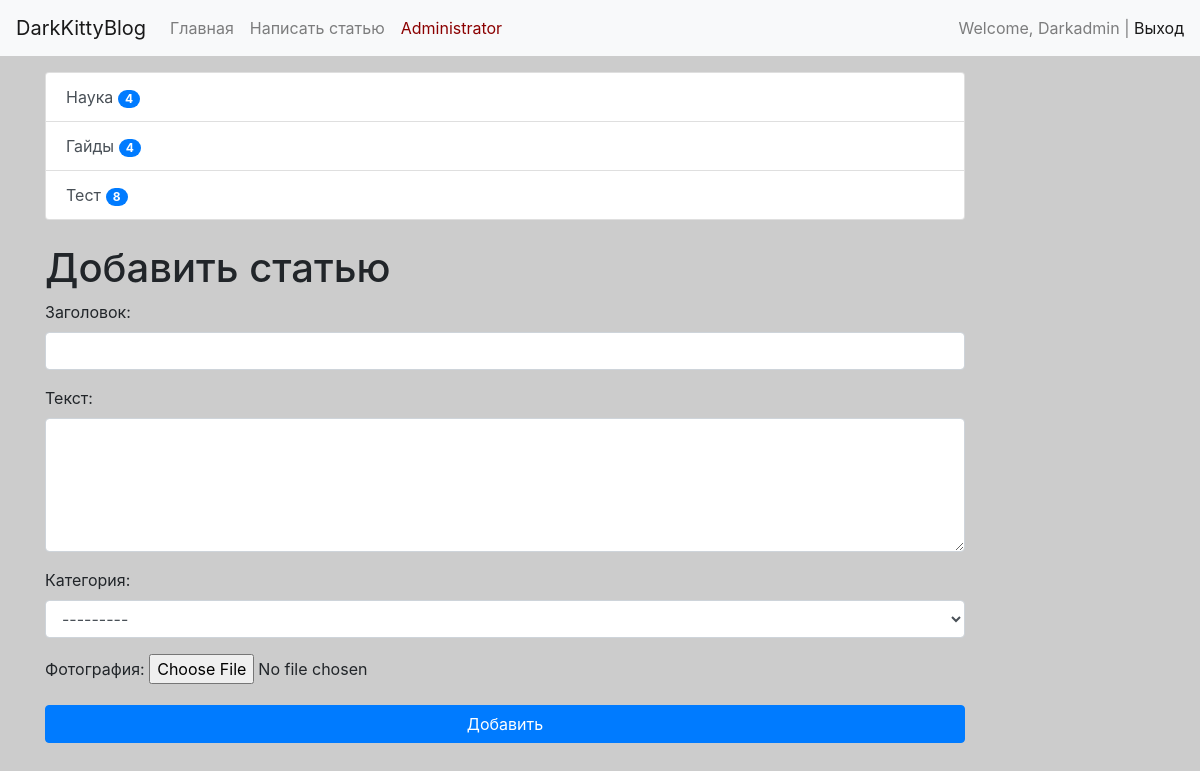
The page /blog/add-blog (signed in) on the database its author committed.
### api/models.py (models this page shows)
class Category(models.Model):
    title = models.CharField(max_length=150, db_index=True, verbose_name='Заголовок категории')
    quentity = models.IntegerField(default=1, verbose_name = 'Кол-во статей')
    def get_absolute_url(self):
        return reverse('category',kwargs={"category_id":self.pk})
    def __str__(self):
        return self.title
    class Meta:
        verbose_name = "Категория"
        verbose_name_plural = 'Категории'
        ordering = ['-quentity']

### api/views.py (the view)
# urls.py: path('blog/add-blog', CreateBlogPost.as_view(), name='add_blog'),
class CreateBlogPost(LoginRequiredMixin, CreateView):
    login_url = '/admin/'
    form_class = BlogForm
    template_name = 'api/add_blog.html'

### api/forms.py (shortened to what this page needs)
class BlogForm(forms.ModelForm):
    class Meta:
        model = Blog
        fields = ['title', 'content', 'category', 'photo']
        widgets = {
            'title': forms.TextInput(attrs={"class": "form-control"}),
            'content': forms.Textarea(attrs={"class": "form-control", "rows":5}),
            'category': forms.Select(attrs={"class": "form-control"}),
        }

### api/templatetags/blogtag.py (called while the page is built)
@register.inclusion_tag('api/list_categories.html')
def show_categories(arg1='Hello',arg2='World'):
    categories = Category.objects.annotate(cnt=Count('blog', filter=F('blog__category_id'))).filter(cnt__gt=0)
    return {"categories": categories,'arg1':arg1,'arg2':arg2,}

### api/templates/api/add_blog.html (shortened to what this page needs)
{% extends 'base.html' %}
{% block sidebar %}
{%  include 'inc/_sidebar.html' %}
{% endblock %}
{% block content %}
<h1>Добавить статью</h1>
<form action="{% url 'add_blog' %}" method="POST" enctype="multipart/form-data">
    {{ form.as_p }}
    <button type="submit" class="btn btn-primary btn-block">Добавить</button>
</form>
{% endblock %}

### templates/inc/_nav.html (shortened to what this page needs)
  <nav class="navbar navbar-expand-lg navbar-light bg-light">
  <a class="navbar-brand" href="https://github.com/Darkpuzzy">DarkKittyBlog</a>
  <div class="collapse navbar-collapse" id="navbarSupportedContent">
    <ul class="navbar-nav mr-auto">
      <li class="nav-item">
        <a class="nav-link" href="{% url 'home' %}">Главная</a>
      </li>
      {% if request.user.is_authenticated %}
        <li class="nav-item">
            <a class="nav-link" href="{% url 'add_blog' %}">Написать статью</a>
        </li>
        {% if request.user.is_superuser %}
          <li class="nav-item">
            <a class="nav-link" href="/admin/" style="color:#8B0000" >Administrator</a>
          </li>
        {% endif %}
      {% endif %}
    </ul>
    <span class="navbar-text">
      {% if request.user.is_authenticated %}
      Welcome, {{ user.username }} | <a href="{% url 'logout' %}">Выход</a>
      {% else %}
      <a href="{% url 'register' %}">Register</a> | <a href="{% url 'login' %}">Login</a>
      {% endif %}
    </span>
  </div>
</nav>

### api/templates/api/list_categories.html
<div class="list-group">
    {% for item in categories %}
    <a href="{{ item.get_absolute_url }}" class="list-group-item list-group-item-action">{{ item.title }}  <span class="badge badge-primary badge-pill">{{ item.cnt }}</span></a>
    {% endfor %}
</div>

### BlogDJ/static/css/style.css (style rules this page uses)
body { background-color: #ccc; }

### rows shown on the page
Category: title "Наука", cnt "4"
Category: title "Гайды", cnt "4"
Category: title "Тест", cnt "8"

### other values the page prints
{{ user.username }} "Darkadmin"
